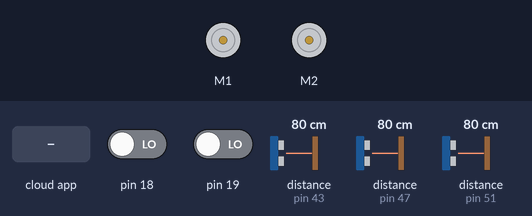
Recording of a sketch running on a simulated Arduino Mega 2560, built with avr-gcc and run on an emulated ATmega2560. Parts: 2 × DC motor (green arrow = forward, orange = backward, longer = faster). Inputs (shaded band) come from the test bench; at power-on: pin 18 LOW, pin 19 LOW, distance to the obstacle (sensors on pin 43, pin 47, pin 51) 80 cm. The echo pulse lasts 58.3 µs per cm; the ROS host is connected and sends only what is stated.

Above: at 1.2 s.
1.3 s: the phone or cloud app sets motor_right_speed to 45
At 1.7 s:
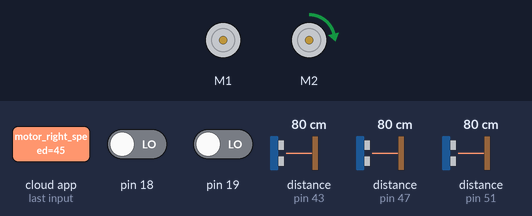
3.8 s: the phone or cloud app sets motor_left_speed to 45
At 4.1 s:
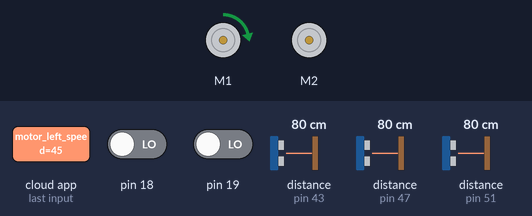
6.3 s: the phone or cloud app sets motor_right_speed to 90
At 7.1 s:
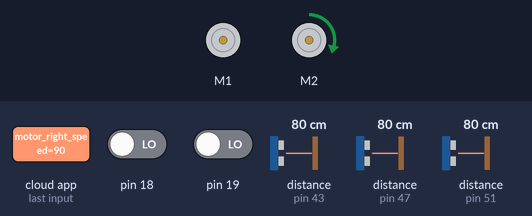
8.8 s: the phone or cloud app sets motor_left_speed to 90
At 9.2 s:
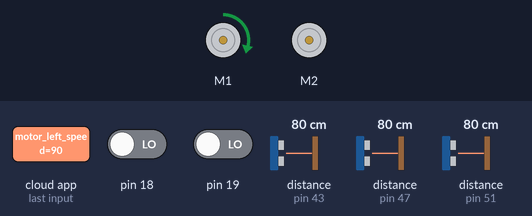
11.3 s: the phone or cloud app sets motor_right_speed to 180
At 12.1 s:
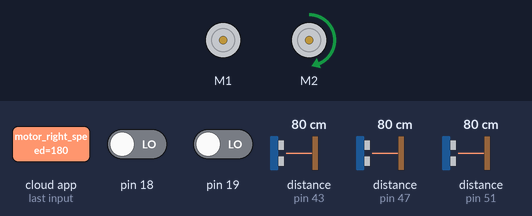
13.8 s: the phone or cloud app sets motor_left_speed to 180
At 14.3 s:
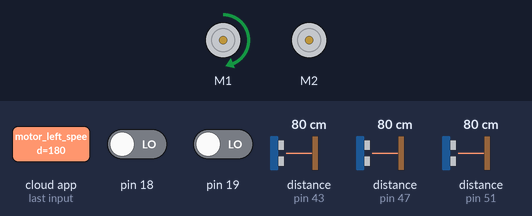
Timing chart, 0 to 16.8 s (numbered marks = the images above; inputs shaded):
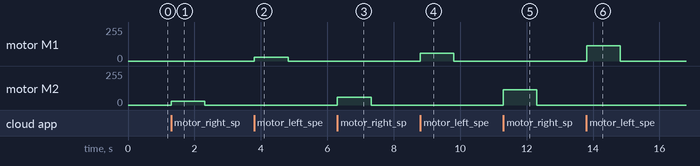

The sketch:

rosjet.ino
```cpp
#include "DualVNH5019MotorShield.h"
#include "NewPing.h"
#include <ros.h>
#include <std_msgs/String.h>
#include <std_msgs/Empty.h>
#include <std_msgs/Int16.h>
#include <std_msgs/UInt64.h>
#include <geometry_msgs/Twist.h>
#include "Wire.h"

/*
 * CONSTANTS
 */
//Motor Constants
#define MAX_SPEED 400
#define BRAKE_POWER 400
#define MOTOR_TIMEOUT_MS 1000

//Sonar Constants
#define SONAR_NUM 3
#define MAX_DISTANCE 200
#define PING_INTERVAL 30

//Motor Current Constants
#define CURRENT_INTERVAL 30

//Encoder Constants
#define ENCODER_INTERVAL 20

//Accel/Gyro Constants
#define MPU_ADDR 0x68
#define MPU_INTERVAL 50

/*
 * GLOBAL VARIABLES
 */

//Sonar
unsigned long pingTimer[SONAR_NUM]; // Holds the times when the next ping should happen for each sensor.
unsigned int cm[SONAR_NUM];         // Where the ping distances are stored.
uint8_t currentSensor = 0;          // Keeps track of which sensor is active.

NewPing sonar[SONAR_NUM] = {     // Sensor object array.
  NewPing(53, 51, MAX_DISTANCE), // Each sensor's trigger pin, echo pin, and max distance to ping.
  NewPing(49, 47, MAX_DISTANCE),
  NewPing(45, 43, MAX_DISTANCE)
};
std_msgs::Int16 sonar_distance[SONAR_NUM];

ros::Publisher sonar_pub[SONAR_NUM] = {
  ros::Publisher("arduino/sonar_1", &sonar_distance[0]),
  ros::Publisher("arduino/sonar_2", &sonar_distance[1]),
  ros::Publisher("arduino/sonar_3", &sonar_distance[2])
};


//Motor Current
unsigned long currentTimer;
std_msgs::Int16 motor_right_current, motor_left_current;
ros::Publisher motor_right_current_pub("arduino/motor_right_current", &motor_right_current);
ros::Publisher motor_left_current_pub("arduino/motor_left_current", &motor_left_current);

//Motors
DualVNH5019MotorShield md;
void motor_right_speed_cb(const std_msgs::Int16 &cmd_msg);
void motor_left_speed_cb(const std_msgs::Int16 &cmd_msg);
ros::Subscriber<std_msgs::Int16> motor_right_speed_sub("arduino/motor_right_speed", motor_right_speed_cb);
ros::Subscriber<std_msgs::Int16> motor_left_speed_sub("arduino/motor_left_speed", motor_left_speed_cb);
unsigned long motorTimer;

//Ros NodeHandler
ros::NodeHandle  nh;

//Encoders
unsigned long encoderTimer;
std_msgs::UInt64 encoder_left_value, encoder_right_value;
ros::Publisher encoder_left_pub("arduino/encoder_left_value", &encoder_left_value);
ros::Publisher encoder_right_pub("arduino/encoder_right_value", &encoder_right_value);

//Accel/Gyro Values
int16_t Tmp;
unsigned long mpuTimer;
geometry_msgs::Twist accel;
geometry_msgs::Twist gyro;
ros::Publisher accel_pub("arduino/accel", &accel);
ros::Publisher gyro_pub("arduino/gyro", &gyro);

/*
 * CALLBACKS
 */
void motor_right_speed_cb(const std_msgs::Int16 &cmd_msg) {
    motorTimer = millis();
    md.setM2Speed(cmd_msg.data);
    if (cmd_msg.data == 0)
      md.setM2Brake(BRAKE_POWER);
}

void motor_left_speed_cb(const std_msgs::Int16 &cmd_msg) {
    motorTimer = millis();
    md.setM1Speed(cmd_msg.data);
    if (cmd_msg.data == 0)
      md.setM1Brake(BRAKE_POWER);
}

void echoCheck() { // If ping received, set the sensor distance to array.
  if (sonar[currentSensor].check_timer())
    sonar_distance[currentSensor].data = sonar[currentSensor].ping_result / US_ROUNDTRIP_CM;
}

void encoder_left_cb() {
  encoder_left_value.data++;
}

void encoder_right_cb() {
  encoder_right_value.data++;
}

void setup() {
  md.init();
  nh.getHardware()->setBaud(115200);

  nh.initNode();

  nh.subscribe(motor_right_speed_sub);
  nh.subscribe(motor_left_speed_sub);

  nh.advertise(motor_right_current_pub);
  nh.advertise(motor_left_current_pub);

  nh.advertise(encoder_left_pub);
  nh.advertise(encoder_right_pub);

  for(uint8_t i = 0; i < SONAR_NUM; i++) {
    nh.advertise(sonar_pub[i]);
  }

  motorTimer = millis();

  currentTimer = millis() + 500;

  encoderTimer = millis() + 600;

  pingTimer[0] = millis() + 700;           // First ping starts at 75ms, gives time for the Arduino to chill before starting.
  for (uint8_t i = 1; i < SONAR_NUM; i++) // Set the starting time for each sensor.
    pingTimer[i] = pingTimer[i - 1] + PING_INTERVAL;

  mpuTimer = millis() + 800;

  attachInterrupt(5, encoder_left_cb, RISING); //digital pin 18
  attachInterrupt(4, encoder_right_cb, RISING); //digital pin 19

  encoder_left_value.data = 0;
  encoder_right_value.data = 0;

}

void loop() {

  for (uint8_t i = 0; i < SONAR_NUM; i++) { // Loop through all the sensors
    if (millis() >= pingTimer[i]) {         // Is it this sensor's time to ping?
      pingTimer[i] += PING_INTERVAL * SONAR_NUM;  // Set next time this sensor will be pinged.
      sonar_pub[i].publish(&sonar_distance[i]);
      sonar[currentSensor].timer_stop();          // Make sure previous timer is canceled before starting a new ping (insurance).
      currentSensor = i;                          // Sensor being accessed.
      sonar_distance[currentSensor].data = 0;                      // Make distance zero in case there's no ping echo for this sensor.
      sonar[currentSensor].ping_timer(echoCheck); // Do the ping (processing continues, interrupt will call echoCheck to look for echo).
    }
  }

  if (millis() >= currentTimer) {
    motor_right_current.data = md.getM2CurrentMilliamps();
    motor_left_current.data = md.getM1CurrentMilliamps();

    motor_right_current_pub.publish(&motor_right_current);
    motor_left_current_pub.publish(&motor_left_current);
    currentTimer += CURRENT_INTERVAL;
  }

  if (millis() >= encoderTimer) {
    encoder_left_pub.publish(&encoder_left_value);
    encoder_right_pub.publish(&encoder_right_value);
    encoderTimer += ENCODER_INTERVAL;
  }

  if (millis() > motorTimer + MOTOR_TIMEOUT_MS) {
    md.setM1Brake(BRAKE_POWER);
    md.setM2Brake(BRAKE_POWER);
  }

  delay(10);
  nh.spinOnce();
}
```

Measured:
- after the input at 1.3 s, motor M2: stopped → forward 28/255 at once, → stopped 1.0 s later
- after the input at 3.8 s, motor M1: stopped → forward 28/255 at once, → stopped 1.0 s later
- after the input at 6.3 s, motor M2: stopped → forward 57/255 at once, → stopped 1.0 s later
- after the input at 8.8 s, motor M1: stopped → forward 57/255 at once, → stopped 1.0 s later
- after the input at 11.3 s, motor M2: stopped → forward 114/255 at once, → stopped 1.0 s later
- after the input at 13.8 s, motor M1: stopped → forward 114/255 at once, → stopped 1.0 s later
